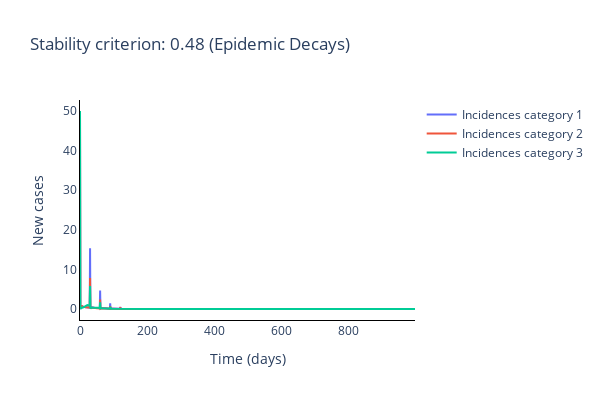
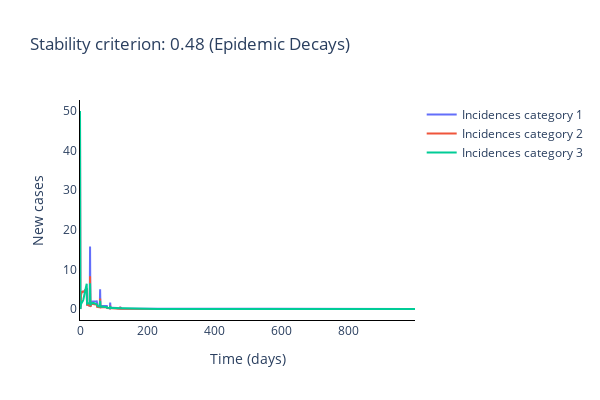
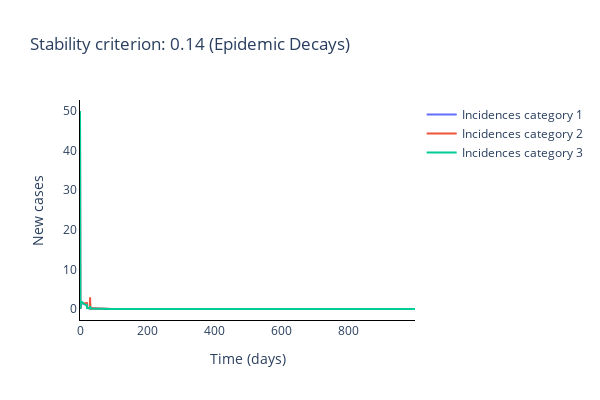
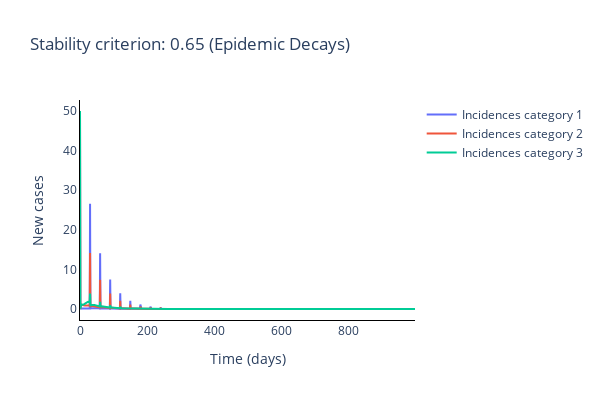

The cell these charts' notebook holds for them, in order:
### Markdown cell above
### Plot disagreggated local incidence numbers

### Code cell
for _, desagg_cases in enumerate(deterministic_cases):
    # Identify fate of epidemic
    if stability_criterion[_] < 1:
        fate = '(Epidemic Decays)'
    else:
        fate = '(Epidemic Grows)'

    # Plot (bar chart cases each day)
    fig = go.Figure()

    for cat in range(num_categories):
        # Plot of incidences for category
        fig.add_trace(
            go.Scatter(
                x=times,
                y=desagg_cases[:, cat],
                name='Incidences category {}'.format(cat+1)
            )
        )

    # Add axis labels
    fig.update_layout(
        width=600, 
        height=400,
        plot_bgcolor='white',
        title='Stability criterion: {:.2f} '.format(stability_criterion[_])  + fate,
        xaxis=dict(linecolor='black'),
        xaxis_title='Time (days)',
        yaxis=dict(linecolor='black'),
        yaxis_title='New cases'
    )

    fig.write_image('images/Det_SC_{}.pdf'.format(_+1))
    fig.show()

### Figure 1 — Plotly figure (JSON) as saved in the notebook; plotly's stock layout.template omitted (floating-point values rounded to 4 significant figures; data arrays with more than 128 entries replaced by an {"elided": "..."} marker saying what was removed)
{"data": [{"name": "Incidences category 1", "type": "scatter", "x": {"elided": "1000 int values"}, "y": {"elided": "1000 float values"}}, {"name": "Incidences category 2", "type": "scatter", "x": {"elided": "1000 int values"}, "y": {"elided": "1000 float values"}}, {"name": "Incidences category 3", "type": "scatter", "x": {"elided": "1000 int values"}, "y": {"elided": "1000 float values"}}], "layout": {"height": 400, "plot_bgcolor": "white", "title": {"text": "Stability criterion: 0.48 (Epidemic Decays)"}, "width": 600, "xaxis": {"linecolor": "black", "title": {"text": "Time (days)"}}, "yaxis": {"linecolor": "black", "title": {"text": "New cases"}}}}

### Figure 2 — Plotly figure (JSON) as saved in the notebook; plotly's stock layout.template omitted (floating-point values rounded to 4 significant figures; data arrays with more than 128 entries replaced by an {"elided": "..."} marker saying what was removed)
{"data": [{"name": "Incidences category 1", "type": "scatter", "x": {"elided": "1000 int values"}, "y": {"elided": "1000 float values"}}, {"name": "Incidences category 2", "type": "scatter", "x": {"elided": "1000 int values"}, "y": {"elided": "1000 float values"}}, {"name": "Incidences category 3", "type": "scatter", "x": {"elided": "1000 int values"}, "y": {"elided": "1000 float values"}}], "layout": {"height": 400, "plot_bgcolor": "white", "title": {"text": "Stability criterion: 0.48 (Epidemic Decays)"}, "width": 600, "xaxis": {"linecolor": "black", "title": {"text": "Time (days)"}}, "yaxis": {"linecolor": "black", "title": {"text": "New cases"}}}}

### Figure 3 — Plotly figure (JSON) as saved in the notebook; plotly's stock layout.template omitted (floating-point values rounded to 4 significant figures; data arrays with more than 128 entries replaced by an {"elided": "..."} marker saying what was removed)
{"data": [{"name": "Incidences category 1", "type": "scatter", "x": {"elided": "1000 int values"}, "y": {"elided": "1000 float values"}}, {"name": "Incidences category 2", "type": "scatter", "x": {"elided": "1000 int values"}, "y": {"elided": "1000 float values"}}, {"name": "Incidences category 3", "type": "scatter", "x": {"elided": "1000 int values"}, "y": {"elided": "1000 float values"}}], "layout": {"height": 400, "plot_bgcolor": "white", "title": {"text": "Stability criterion: 0.14 (Epidemic Decays)"}, "width": 600, "xaxis": {"linecolor": "black", "title": {"text": "Time (days)"}}, "yaxis": {"linecolor": "black", "title": {"text": "New cases"}}}}

### Figure 4 — Plotly figure (JSON) as saved in the notebook; plotly's stock layout.template omitted (floating-point values rounded to 4 significant figures; data arrays with more than 128 entries replaced by an {"elided": "..."} marker saying what was removed)
{"data": [{"name": "Incidences category 1", "type": "scatter", "x": {"elided": "1000 int values"}, "y": {"elided": "1000 float values"}}, {"name": "Incidences category 2", "type": "scatter", "x": {"elided": "1000 int values"}, "y": {"elided": "1000 float values"}}, {"name": "Incidences category 3", "type": "scatter", "x": {"elided": "1000 int values"}, "y": {"elided": "1000 float values"}}], "layout": {"height": 400, "plot_bgcolor": "white", "title": {"text": "Stability criterion: 0.65 (Epidemic Decays)"}, "width": 600, "xaxis": {"linecolor": "black", "title": {"text": "Time (days)"}}, "yaxis": {"linecolor": "black", "title": {"text": "New cases"}}}}
